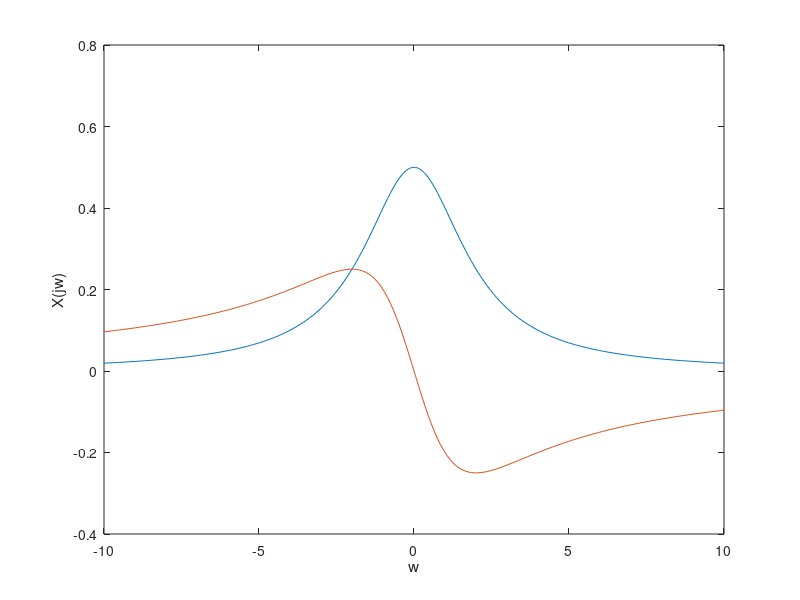

MATLAB code for this plot:
%----------EJERICIO ONE

n_points = 100;
a=2;
t = linspace(0,10,n_points); 
y = exp(-a*t);
plot(t,y);
xlabel('t'), 
ylabel('y(t)') 


n_points = 200;
w = linspace(-10,10,n_points); 
Xw = 1./(a+i*w); 

plot(w,Xw);
hold on;
Xwi = imag(Xw);
plot(w,Xwi);
xlabel('w'), ylabel('X(jw)');